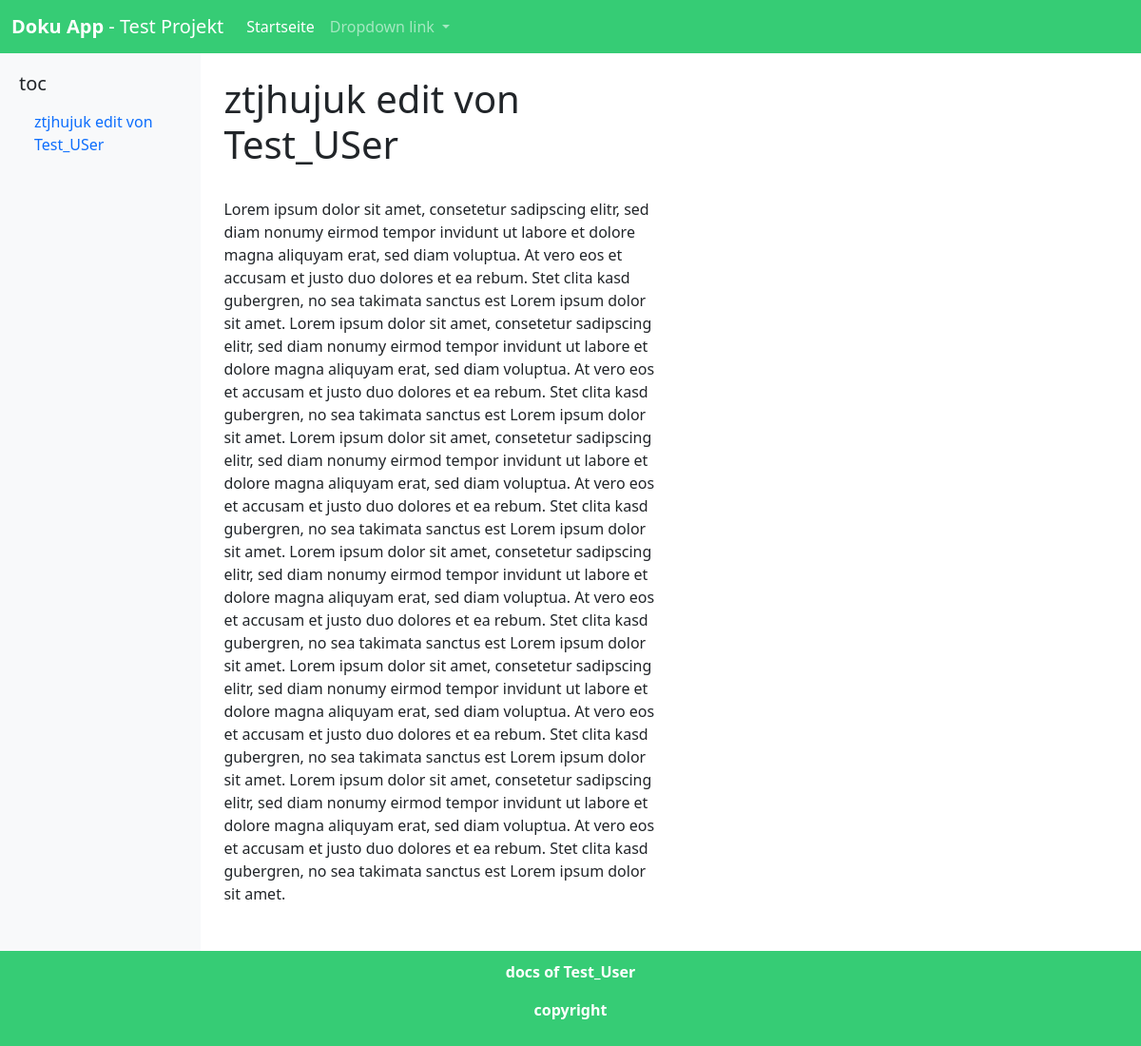
Page /frontend/docs/index.php?doku=3 on the committed database.
### tables this page shows
CREATE TABLE `projekte` (
  `pid` int(11) NOT NULL,
  `name` text NOT NULL,
  `description` text NOT NULL,
  `author` text NOT NULL
);

CREATE TABLE `posts` (
  `poid` int(11) NOT NULL,
  `to_pid` int(11) NOT NULL,
  `name` text NOT NULL,
  `content` text NOT NULL,
  `author` text NOT NULL
);

### frontend/locale/language_config.php (called while the page is built, shortened)
<?php
function __($key, $language)
{
    return $language[$key] ?? $key;
}
?>

### frontend/docs/index.php (the view, shortened to what this page needs)
<?php
include "../../Backend/connect.php";
include "../locale/language_config.php";
$projekt = $_GET["doku"];
$sql_projectinfo = "SELECT * FROM projekte WHERE pid =" . $projekt . "";
$result_projectinfo = mysqli_query($conn, $sql_projectinfo);
$row = $result_projectinfo->fetch_assoc();
$sql_postinfo = "SELECT * FROM posts WHERE to_pid = " . $projekt . "";
?>
<!doctype html>
<html lang="en">
  <head>
    <link href="https://cdn.jsdelivr.net/npm/bootstrap@5.3.3/dist/css/bootstrap.min.css" rel="stylesheet">
  </head>
  <body>
  <nav class="navbar navbar-expand-lg" data-bs-theme="dark" style="background-color:rgb(54, 204, 117);">
    <div class="container-fluid">
      <a class="navbar-brand" href="#"><b>Doku App</b> - <?php echo $row["name"]; ?></a>
      <div class="collapse navbar-collapse" id="navbarNav">
        <ul class="navbar-nav">
          <li class="nav-item">
            <a class="nav-link active" aria-current="page" href="#">Startseite</a>
          </li>
          <li class="nav-item dropdown">
            <a class="nav-link dropdown-toggle" href="#" role="button" data-bs-toggle="dropdown" aria-expanded="false">
              Dropdown link
            </a>
          </li>
        </ul>
      </div>
    </div>
  </nav>
  <div class="main-content">
    <div class="sidebar" id="sidebar">
      <h5><?php echo __("toc", $language); ?></h5>
      <ul class="nav flex-column">
        <?php
        $result_postsinfo = mysqli_query($conn, $sql_postinfo);
        if (mysqli_num_rows($result_postsinfo) > 0) {
          while($row_post = mysqli_fetch_assoc($result_postsinfo)) {
            echo "<li class='nav-item'>";
            echo "<a class='nav-link' href='#'>" . $row_post["name"] . "</a>";
            echo "</li>";
          }
        } else {
          echo "";
        }
        ?>
      </ul>
    </div>
    <div class="container-fluid p-4">
    <div class="row">
        <div class="col-6">
<?php
$result_postsinfo = mysqli_query($conn, $sql_postinfo);
if (mysqli_num_rows($result_postsinfo) > 0) {
  while($row_post = mysqli_fetch_assoc($result_postsinfo)) {
    echo "<h1>" . $row_post["name"] ."</h1><br>";
    echo $row_post["content"];
    echo "<br><br>";
  }
} else {
  echo "Diese Dokumentation ist leider leer....";
}
?>
        </div>
        <div class="col-4">
        </div>
    </div>
    </div>
  </div>
  <footer class="footer">
    <p><b><?php echo __("docs of", $language); ?> <?php echo $row["author"]; ?></b></p>
    <p><b><?php echo __("copyright", $language); ?></b></p>
  </footer>
  </body>
</html>

### frontend/docs/index.php (style rules this page uses)
body { display: flex; min-height: 100vh; flex-direction: column; }
.main-content { flex: 1; display: flex; }
.sidebar { width: 250px; background-color: #f8f9fa; padding: 20px; transition: transform 0.3s ease; }
.footer { background-color: rgb(54, 204, 117); color: white; text-align: center; padding: 10px; }

### rows in the picture
projekte: name "Test Projekt", author "Test_User"
posts: name "ztjhujuk edit von Test_USer", content "Lorem ipsum dolor sit amet, consetetur sadipscing elitr, sed diam nonumy eirmod tempor invidunt ut labore et dolore magna aliquyam erat, sed diam voluptua. At vero eos et accusam et justo duo dolores et ea rebum. Stet clita kasd gubergren, no sea takimata sanctus est Lorem ipsum dolor sit amet. Lorem ipsum dolor sit amet, consetetur sadipscing elitr, sed diam nonumy eirmod tempor invidunt ut labore et dolore magna aliquyam erat, sed diam voluptua. At vero eos et accusam et justo duo dolores et ea rebum. Stet clita kasd gubergren, no sea takimata sanctus est Lorem ipsum dolor sit amet. Lorem ipsum dolor sit amet, consetetur sadipscing elitr, sed diam nonumy eirmod tempor invidunt ut labore…"

### other values in the picture
__("toc", $language) "toc"
__("docs of", $language) "docs of"
__("copyright", $language) "copyright"
